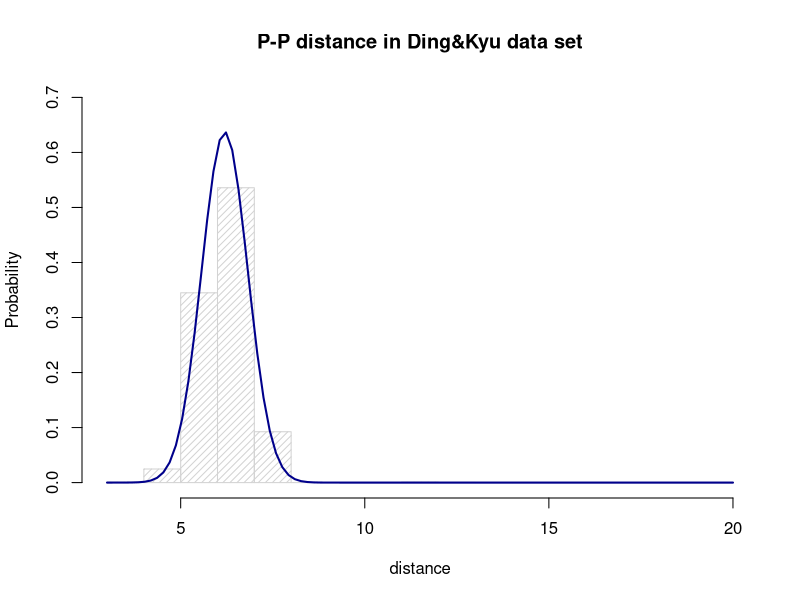
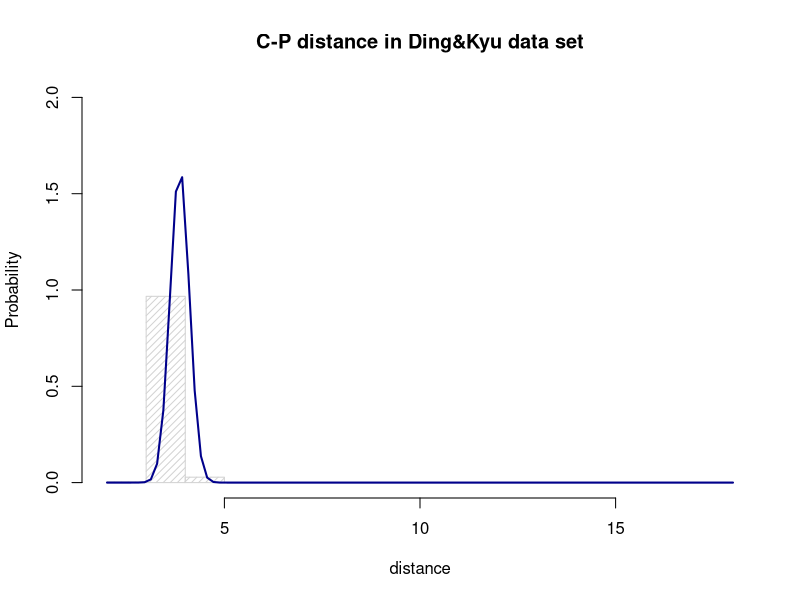
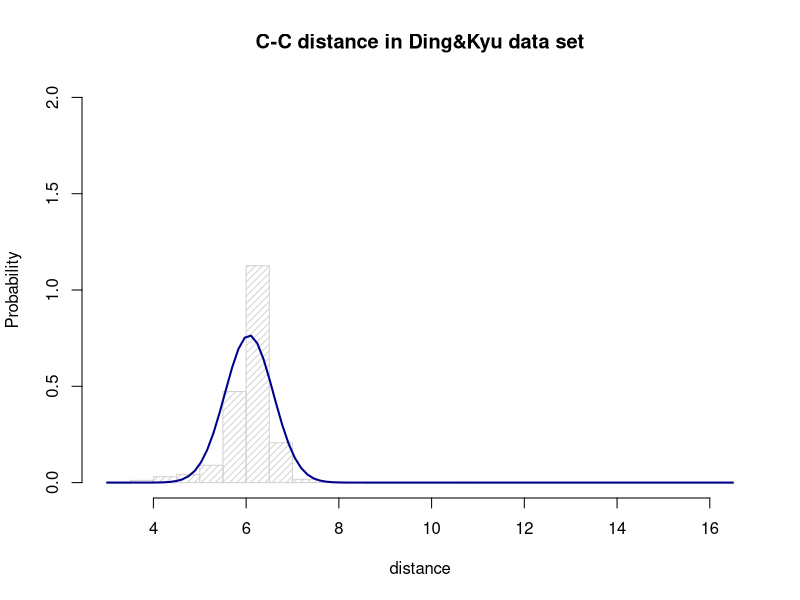
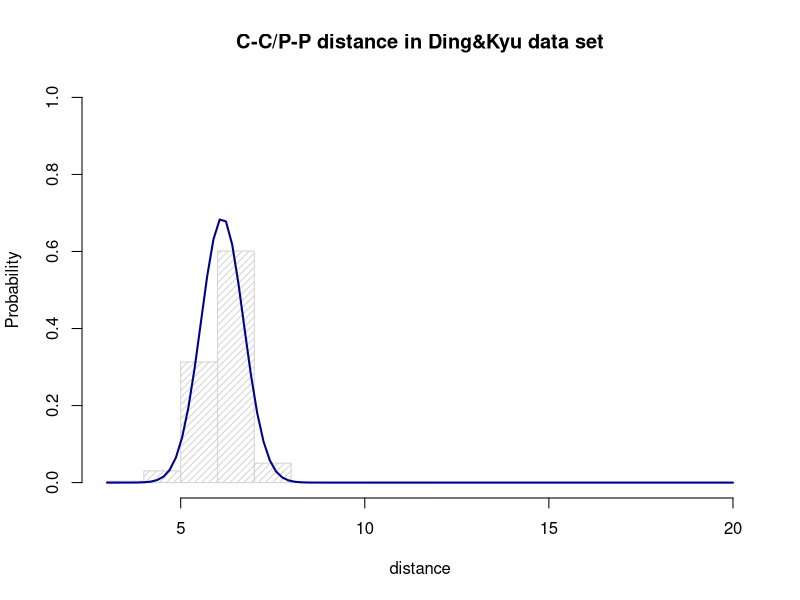

The R script that drew these images, in order:
setwd("~/PycharmProjects/cgRNA")
library(ggplot2)

file <- read.csv(file = "Kyu_dists.csv",header = TRUE, sep=",")
file2 <- read.csv(file = "Ding_dists.csv",header = TRUE, sep=",")

pp <- c(file$distPP,file2$distPP)
cp <- c(file$distCP,file2$distCP, file$distPC,file2$distPC)
cc <- c(file$distCC,file2$distCC)
ccpp <- c(file$distPP,file2$distPP,file$distCC,file2$distCC)

# PP

m<-mean(pp)
std<-sqrt(var(pp))
hist(pp, density=20, breaks=20, prob=TRUE, xlab="distance", ylab="Probability", ylim=c(0, 0.7), 
     main="P-P distance in Ding&Kyu data set")
curve(dnorm(x, mean=m, sd=std), 
      col="darkblue", lwd=2, add=TRUE, yaxt="n")
#abline(v = m, col = "red")
#abline(v = m+2*std, col = "red")
#abline(v = m-2*std, col = "red")
m
m+2*std
m-2*std

# CP

m2<-mean(cp)
std2<-sqrt(var(cp))
hist(cp, density=20, breaks=20, prob=TRUE, xlab="distance", ylab="Probability", ylim=c(0, 2), 
     main="C-P distance in Ding&Kyu data set")
curve(dnorm(x, mean=m2, sd=std2), 
      col="darkblue", lwd=2, add=TRUE, yaxt="n")
#abline(v = m2, col = "red")
#abline(v = m2+2*std2, col = "red")
#abline(v = m2-2*std2, col = "red")
m2
m2+2*std2
m2-2*std2

# CC

m3<-mean(cc)
std3<-sqrt(var(cc))
hist(cc, density=20, breaks=20, prob=TRUE, xlab="distance", ylab="Probability", ylim=c(0, 2), 
     main="C-C distance in Ding&Kyu data set")
curve(dnorm(x, mean=m3, sd=std3), 
      col="darkblue", lwd=2, add=TRUE, yaxt="n")
#abline(v = m2, col = "red")
#abline(v = m2+2*std2, col = "red")
#abline(v = m2-2*std2, col = "red")
m3
m3+2*std3
m3-2*std3

# CC&PP

m4<-mean(ccpp)
std4<-sqrt(var(ccpp))
hist(ccpp, density=20, breaks=20, prob=TRUE, xlab="distance", ylab="Probability", ylim=c(0, 1), 
     main="C-C/P-P distance in Ding&Kyu data set")
curve(dnorm(x, mean=m4, sd=std4), 
      col="darkblue", lwd=2, add=TRUE, yaxt="n")
#abline(v = m2, col = "red")
#abline(v = m2+2*std2, col = "red")
#abline(v = m2-2*std2, col = "red")
m4
std4
m4+2*std4
m4-2*std4
